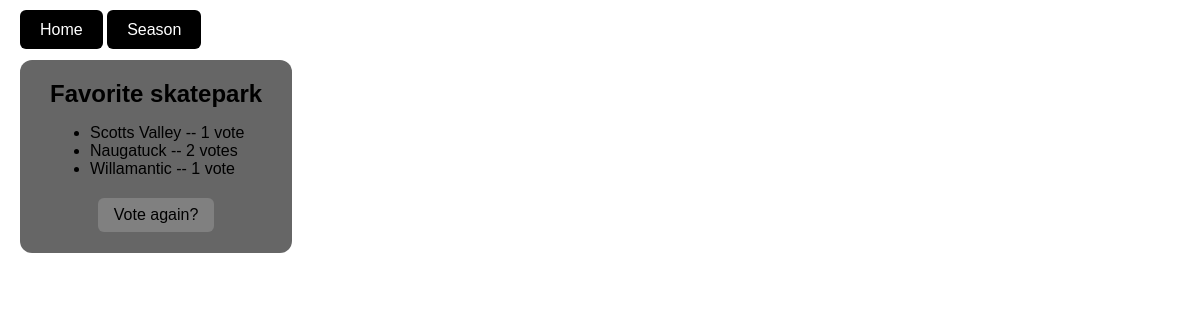
Page /polls/7/results/ on the earlier database version.
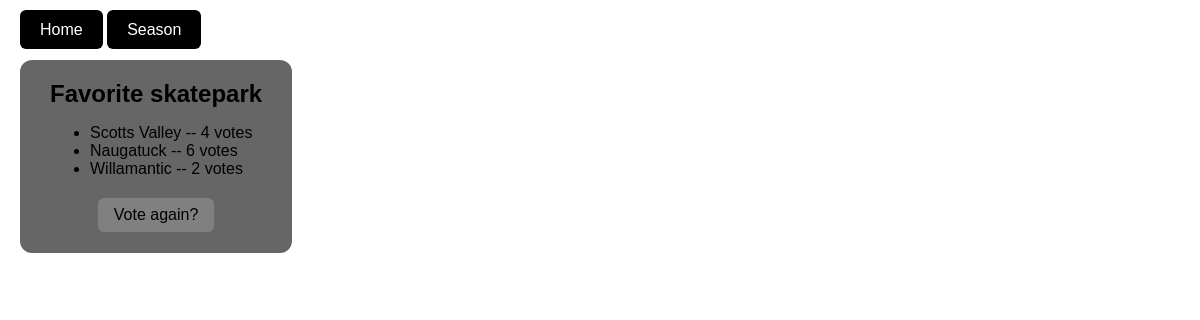
Same page on the later database version.
### polls/models.py (models this page shows, shortened)
class Choice(models.Model):
    question = models.ForeignKey(Question, on_delete=models.CASCADE) # the question obj this goes with
    choice_text = models.CharField(max_length=200) #
    votes = models.IntegerField(default=0)

### polls/views.py (the view)
# urls.py: path("<int:pk>/results/", views.ResultsView.as_view(), name="results"),
class ResultsView(generic.DetailView):
    model = Question
    template_name = "polls/results.html"

### polls/templates/polls/results.html (shortened to what this page needs)
{% extends "base.html" %}
{% block content %}
<div class="text-box">
  <h2>{{ question.question_text }}</h2>
  <ul>
    {% for choice in question.choice_set.all %}
      <li>{{ choice.choice_text }} -- {{ choice.votes }} vote{{ choice.votes|pluralize }}</li>
    {% endfor %}
  </ul>
  <a href="{% url 'polls:detail' question.id %}" class="btn">Vote again?</a>
</div>
{% endblock %}

Differences in the rows shown:
changed Choice "Scotts Valley": votes "1" → "4"
changed Choice "Naugatuck": votes "2" → "6"
changed Choice "Willamantic": votes "1" → "2"
